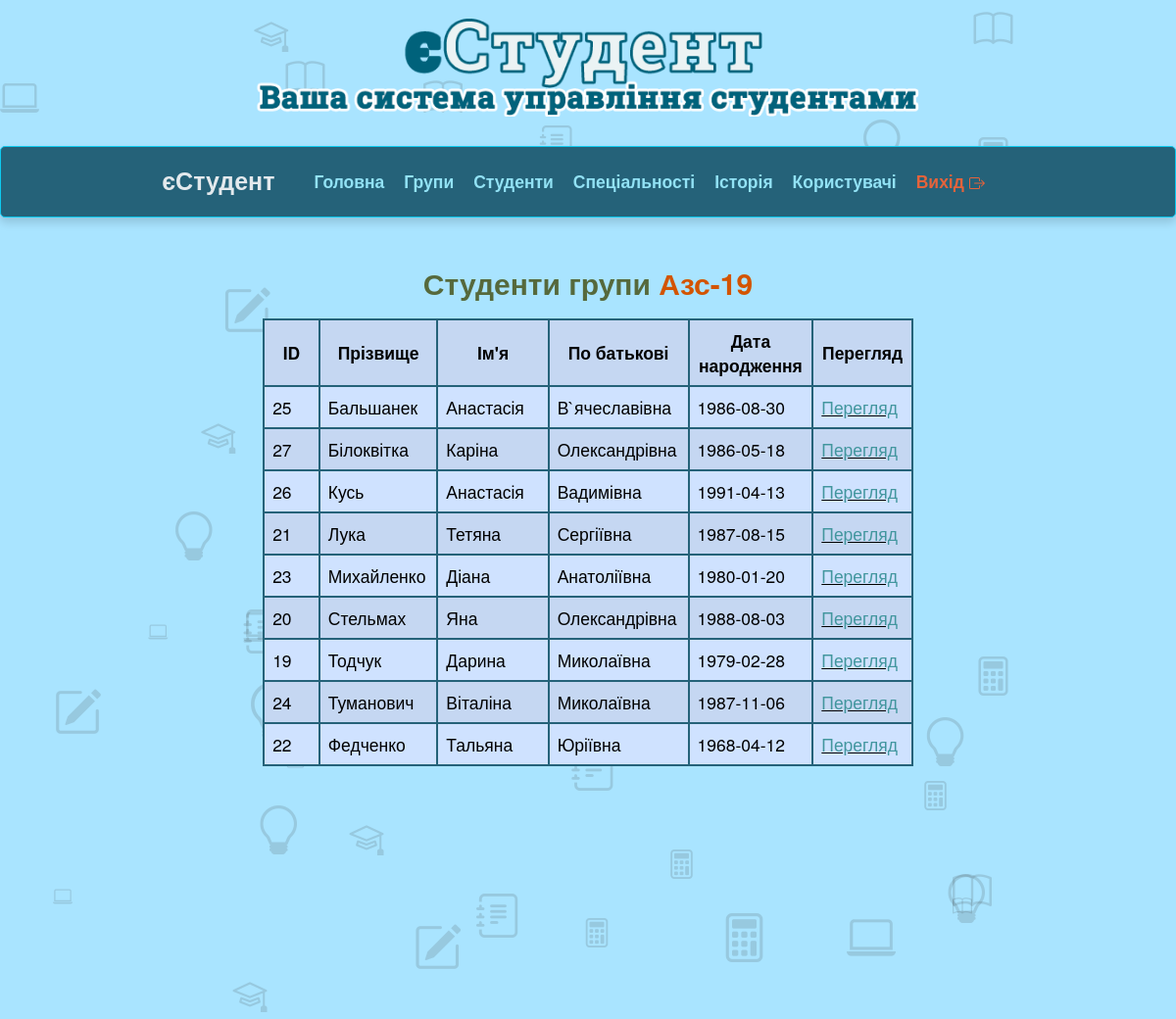
/admin/view_group.php?g_im=Азс-19 (signed in), run on an earlier commit of the app's database.
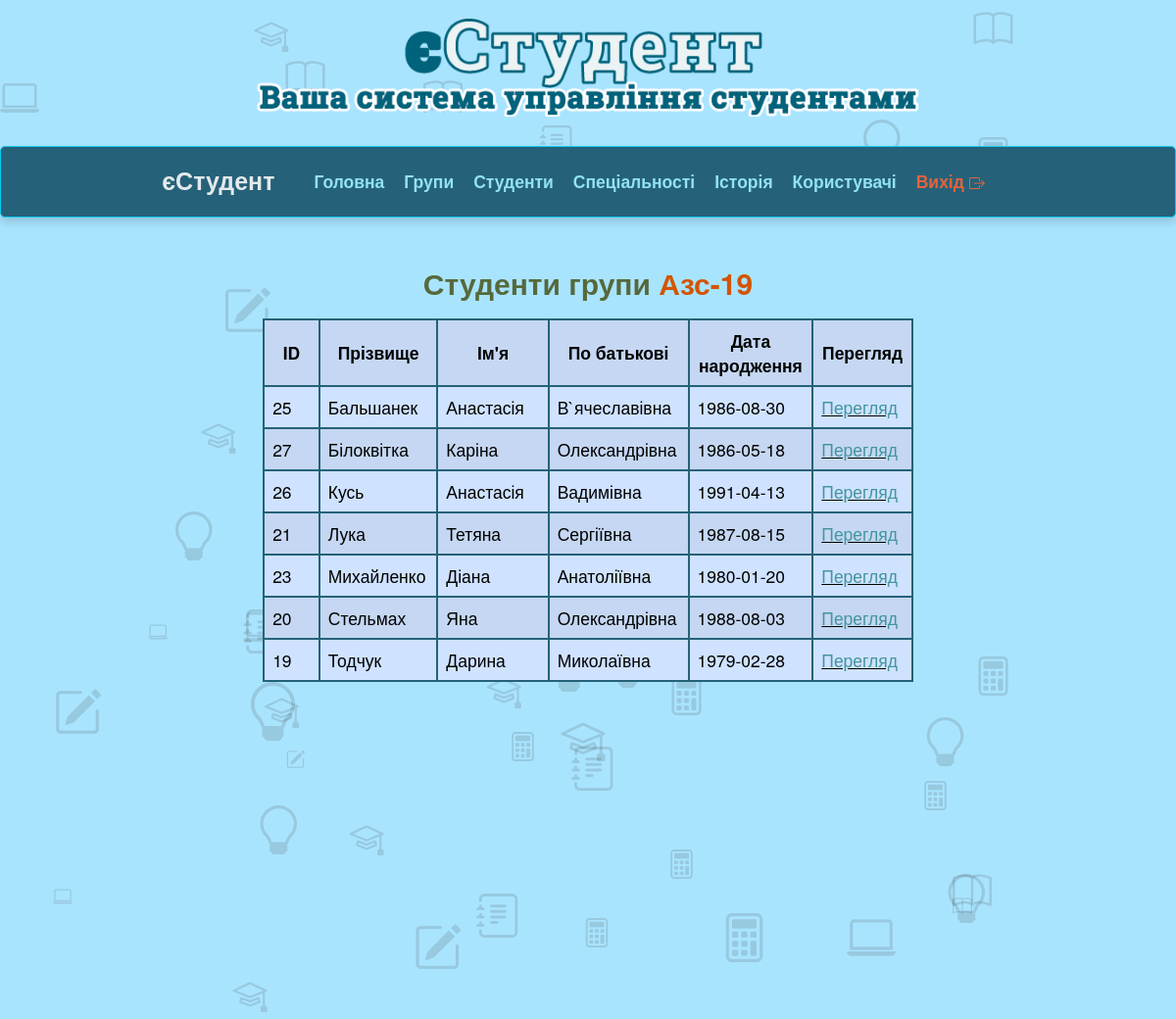
And on a later commit of the database.
### tables this page shows
CREATE TABLE `student` (
  `s_id` int(5) NOT NULL,
  `s_pr` varchar(30) NOT NULL,
  `s_im` varchar(20) NOT NULL,
  `s_bat` varchar(20) NOT NULL,
  `s_stat` varchar(7) NOT NULL,
  `s_galuz` varchar(50) NOT NULL,
  `s_spec` varchar(60) NOT NULL,
  `s_specz` varchar(90) NOT NULL,
  `s_group` varchar(8) NOT NULL,
  `s_form_navch` varchar(10) NOT NULL,
  `s_vip` varchar(4) NOT NULL DEFAULT 'Ні',
  `s_cours` int(1) NOT NULL,
  `s_contract` varchar(3) NOT NULL,
  `s_dnar` date NOT NULL,
  `s_vik` varchar(2) NOT NULL,
  `s_adresa` varchar(80) NOT NULL,
  `s_tels` varchar(16) NOT NULL,
  `s_telb` varchar(16) NOT NULL,
  `s_telm` varchar(16) NOT NULL,
  `s_osvita_type` varchar(40) NOT NULL,
  `s_rik_zaver` int(4) NOT NULL,
  `s_region_type` varchar(20) NOT NULL,
  `s_region` varchar(20) NOT NULL,
  `s_sirota` varchar(3) DEFAULT 'Ні',
  `s_peresel` varchar(3) DEFAULT 'Ні',
  `s_chernob` varchar(3) DEFAULT 'Ні',
  `s_inval` varchar(3) NOT NULL DEFAULT 'Ні',
  `s_malozab` varchar(3) NOT NULL DEFAULT 'Ні',
  `s_ato` varchar(3) NOT NULL DEFAULT 'Ні',
  `s_war_act` varchar(3) NOT NULL DEFAULT 'Ні',
  `s_ditzag` varchar(3) NOT NULL DEFAULT 'Ні',
  `s_rada` varchar(3) NOT NULL DEFAULT 'Ні',
  `s_shahter` varchar(3) NOT NULL DEFAULT 'Ні',
  `image` varchar(255) NOT NULL
);

### admin/view_group.php (the view, shortened to what the changed rows need)
<?php
$group = mysqli_real_escape_string($linc, $_GET['g_im']);
$sql = "SELECT * FROM student WHERE s_group='$group' GROUP BY s_id ORDER BY s_pr ASC";
$result = mysqli_query($linc, $sql);
?>
<!DOCTYPE html>
<html lang="en">
    <head>
         <link href="https://cdn.jsdelivr.net/npm/bootstrap@5.3.6/dist/css/bootstrap.min.css" rel="stylesheet">
        <link rel="stylesheet" href="../assets/css/bootstrap.css" rel="stylesheet">
		<link rel="stylesheet" href="../css/my_style.css" rel="stylesheet">
    </head>
    <body>
        <div id="body-bg">
            <?php include ("../include/background_icon.php");?>
            <div class="container bottom-border">
                <div class="row padding-top-40">
                    <div class="col-md-12">
                        <h2 class="text-center" style="color:#56693c;">
                            <strong>Студенти групи <span style="color:#D35400;"><?php echo htmlspecialchars($group); ?></span></strong>
                        </h2>
                        <?php
                        if (mysqli_num_rows($result) > 0) {
                            echo '<div class="col-md-12" style="margin-top:10px;">';
                            echo '<table class="table table-primary rounded-1 table-striped d-flex table-responsive-md fs-3 fs-sm-1 justify-content-center">';
                            echo '
                                    <tr>
                                        <th class="col-md-1 text-center align-middle" style="white-space: nowrap;">ID</th>
                                        <th class="col-md-2 text-center align-middle">Прізвище</th>
                                        <th class="col-md-2 text-center align-middle">Ім\'я</th>
                                        <th class="col-md-2 text-center align-middle">По батькові</th>
                                        <th class="col-md-2 text-center align-middle">Дата народження</th>
										<th class="col-md-1 text-center align-middle">Перегляд</th>
                                    </tr>
								  ';
                            while ($row = mysqli_fetch_assoc($result)) {
                                echo '<tr>
                                        <td>' . htmlspecialchars($row['s_id']) . '</td>
                                        <td>' . htmlspecialchars($row['s_pr']) . '</td>
                                        <td>' . htmlspecialchars($row['s_im']) . '</td>
                                        <td>' . htmlspecialchars($row['s_bat']) . '</td>
                                        <td>' . htmlspecialchars($row['s_dnar']) . '</td>
										<td class="text-decoration-underline"> <a href="view_student.php?id_st=' . $row["s_id"] .  '">Перегляд</a> </td>
                                      </tr>';
                            }
                            echo '	</table></div>';
                        } else {
                            echo '<p class="text-center"><strong>Студентів у цій групі не знайдено.</strong></p>';
                        }
                        ?>
                    </div>
                </div>
            </div>
        </div>
    </body>
</html>

### include/background_icon.php (shortened to what the changed rows need)
<?php
	echo '
	  <link rel="stylesheet" href="https://cdn.jsdelivr.net/npm/bootstrap-icons@1.10.5/font/bootstrap-icons.css">
  <div class="icon-container">
    <i class="bi bi-pencil-square edu-icon" style="font-size: 5rem;"></i>
    <i class="bi bi-mortarboard edu-icon" style="font-size: 4.5rem;"></i>
    <i class="bi bi-journal-text edu-icon" style="font-size: 4.5rem;"></i>
    <i class="bi bi-calculator edu-icon" style="font-size: 4rem;"></i>
    <i class="bi bi-lightbulb edu-icon" style="font-size: 5rem;"></i>
    <i class="bi bi-pencil-square edu-icon" style="font-size: 5rem;"></i>
    <i class="bi bi-mortarboard edu-icon" style="font-size: 3.5rem;"></i>
    <i class="bi bi-laptop edu-icon" style="font-size: 5rem;"></i>
    <i class="bi bi-journal-text edu-icon" style="font-size: 3.5rem;"></i>
    <i class="bi bi-calculator edu-icon" style="font-size: 5rem;"></i>
        <i class="bi bi-book edu-icon" style="font-size: 2rem;"></i>
    <i class="bi bi-mortarboard edu-icon" style="font-size: 3.5rem;"></i>
    <i class="bi bi-calculator edu-icon" style="font-size: 3rem;"></i>
    <i class="bi bi-lightbulb edu-icon" style="font-size: 5rem;"></i>
    <i class="bi bi-mortarboard edu-icon" style="font-size: 3.5rem;"></i>
    <i class="bi bi-laptop edu-icon" style="font-size: 2rem;"></i>
    <i class="bi bi-calculator edu-icon" style="font-size: 4rem;"></i>
    <i class="bi bi-lightbulb edu-icon" style="font-size: 5rem;"></i>
    <i class="bi bi-journal-text edu-icon" style="font-size: 4.5rem;"></i>
    <i class="bi bi-calculator edu-icon" style="font-size: 3rem;"></i>
    <i class="bi bi-pencil-square edu-icon" style="font-size: 5rem;"></i>
    <i class="bi bi-mortarboard edu-icon" style="font-size: 3.5rem;"></i>
    <i class="bi bi-calculator edu-icon" style="font-size: 3rem;"></i>
    <i class="bi bi-lightbulb edu-icon" style="font-size: 5rem;"></i>
    <i class="bi bi-mortarboard edu-icon" style="font-size: 3.5rem;"></i>
    <i class="bi bi-laptop edu-icon" style="font-size: 2rem;"></i>
    <i class="bi bi-lightbulb edu-icon" style="font-size: 5rem;"></i>
        <i class="bi bi-book edu-icon" style="font-size: 4rem;"></i>
    <i class="bi bi-pencil-square edu-icon" style="font-size: 2rem;"></i>
    <i class="bi bi-laptop edu-icon" style="font-size: 4rem;"></i>
    <i class="bi bi-calculator edu-icon" style="font-size: 3rem;"></i>
    <i class="bi bi-lightbulb edu-icon" style="font-size: 6rem;"></i>
  </div>
	'
?>

What changed in the data, as far as the page shows it:
removed student: s_id "24", s_pr "Туманович", s_im "Віталіна", s_bat "Миколаївна", s_dnar "1987-11-06"
removed student: s_id "22", s_pr "Федченко", s_im "Тальяна", s_bat "Юріївна", s_dnar "1968-04-12"
